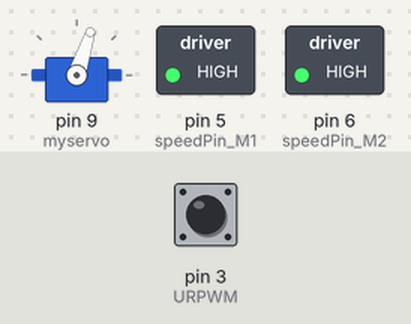
A sketch run on a simulated Arduino Uno, built with avr-gcc and run on an emulated ATmega328P. Parts: servo, switched loads named in the sketch (green lamp = pin HIGH). The inputs (shaded band) are chosen by the test bench; at power-on: pin 3 (URPWM) LOW. Pins used as bus, display or sensor lines are not drawn; what the sketch prints to the serial monitor is not drawn.

Above: at 2.2 s.
2.3 s: pin 3 (URPWM) pulsed HIGH 2 times (0.12 s each, 0.3 s apart)
At 4.1 s:
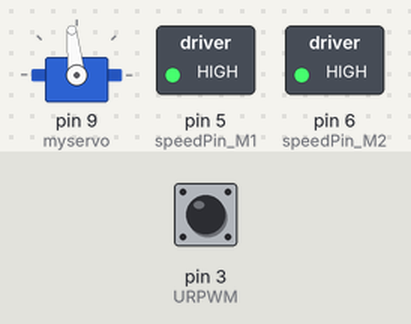
5.9 s: pin 3 (URPWM) pulsed HIGH 5 times (0.12 s each, 0.3 s apart)
At 7.9 s:
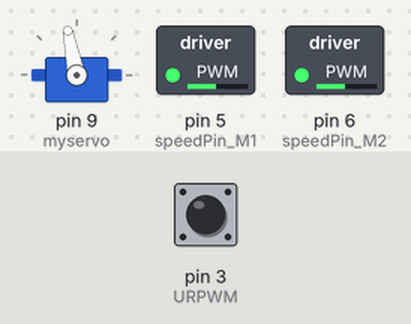
Timing chart, 0 to 17.9 s (numbered marks = the images above; inputs shaded):
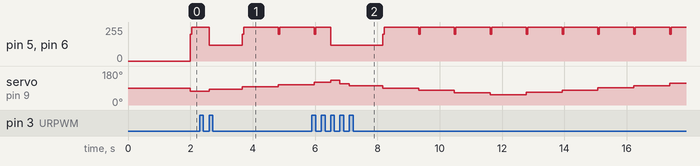

The sketch:

Labyrinthe.ino
```cpp
// (licence header left out)
/***********Notice and Troubleshooting***************
For help and info visit the wiki page for this product:
https://www.dfrobot.com/wiki/index.php?title=Basic_Kit_for_Cherokey_4WD_SKU:ROB0117
For any other problems, post on the DFRobot forum or email techsupport@dfrobot.com
****************************************************/
#include <Servo.h>
#include <Metro.h>

Metro measureDistance = Metro(50);
Metro sweepServo = Metro(20);

int speedPin_M1 = 5;     //M1 Speed Control
int speedPin_M2 = 6;     //M2 Speed Control
int directionPin_M1 = 4;     //M1 Direction Control
int directionPin_M2 = 7;     //M2 Direction Control
unsigned long actualDistance = 0;

Servo myservo;  // create servo object to control a servo
int pos = 60;
int sweepFlag = 1;

int URPWM = 3; // PWM Output 0－25000US，Every 50US represent 1cmk
int URTRIG = 10; // PWM trigger pin
uint8_t EnPwmCmd[4] = {0x44, 0x02, 0xbb, 0x01}; // distance measure command

void setup(){                                 // Serial initialization
  myservo.attach(9);
  Serial.begin(9600);                         // Sets the baud rate to 9600
  SensorSetup();
  delay(1000);
}

void loop() {
  if (measureDistance.check() == 1) {
    actualDistance = MeasureDistance();
//    Serial.println(actualDistance);
//    delay(100);
  }

  if (sweepServo.check() == 1) {
    servoSweep();
  }

  if (actualDistance <= 20) {             //alter this value to change sensor's sensitivity
    if (pos >= 90) {
      carBack(200, 200);
      Serial.println("carBack");
      delay(50);
      carTurnRight(255, 255);             //alter these values to change turn right speed
      Serial.println("carTurnRight");
      delay(100);
    } else {
      carBack(200, 200);                  //alter these values to change reverse speed
      Serial.println("carBack");
      delay(50);
      carTurnLeft(255, 255);              //alter these values to change turn left speed
      Serial.println("carTurnLeft");
      delay(100);
    }
  } else {
    carAdvance(120, 120);                 //alter these values to change forward speed
    Serial.println("carAdvance");
    delay(70);
  }
}

void SensorSetup() {
  pinMode(URTRIG, OUTPUT);                    // A low pull on pin COMP/TRIG
  digitalWrite(URTRIG, HIGH);                 // Set to HIGH
  pinMode(URPWM, INPUT);                      // Sending Enable PWM mode command
  for (int i = 0; i < 4; i++) {
    Serial.write(EnPwmCmd[i]);
  }
}

int MeasureDistance() { // a low pull on pin COMP/TRIG  triggering a sensor reading
  digitalWrite(URTRIG, LOW);
  digitalWrite(URTRIG, HIGH);               // reading Pin PWM will output pulses
  unsigned long distance = pulseIn(URPWM, LOW);
  if (distance == 1000) {          // the reading is invalid.
    Serial.print("Invalid");
  } else {
    distance = distance / 50;       // every 50us low level stands for 1cm
  }
  return distance;
}

void carStop() {                //  Motor Stop
  digitalWrite(speedPin_M2, 0);
  digitalWrite(directionPin_M1, LOW);
  digitalWrite(speedPin_M1, 0);
  digitalWrite(directionPin_M2, LOW);
}

void carBack(int leftSpeed, int rightSpeed) {       //Move backward
  analogWrite (speedPin_M2, leftSpeed);             //PWM Speed Control
  digitalWrite(directionPin_M1, LOW);              //set LOW to reverse or HIGH to advance
  analogWrite (speedPin_M1, rightSpeed);
  digitalWrite(directionPin_M2, HIGH);
}

void carAdvance(int leftSpeed, int rightSpeed) {     //Move forward
  analogWrite (speedPin_M2, leftSpeed);
  digitalWrite(directionPin_M1, HIGH);
  analogWrite (speedPin_M1, rightSpeed);
  digitalWrite(directionPin_M2, LOW);
}

void carTurnLeft(int leftSpeed, int rightSpeed) {           //Turn Left
  analogWrite (speedPin_M2, leftSpeed);
  digitalWrite(directionPin_M1, HIGH);
  analogWrite (speedPin_M1, rightSpeed);
  digitalWrite(directionPin_M2, HIGH);
}
void carTurnRight(int leftSpeed, int rightSpeed) {         //Turn Right
  analogWrite (speedPin_M2, leftSpeed);
  digitalWrite(directionPin_M1, LOW);
  analogWrite (speedPin_M1, rightSpeed);
  digitalWrite(directionPin_M2, LOW);
}

void servoSweep() {
  if (sweepFlag) {
    if (pos >= 55 && pos <= 125) {
      pos = pos + 12;                              // in steps of 1 degree
      myservo.write(pos);                         // tell servo to go to position in variable 'pos'
    }
    if (pos > 124){
    sweepFlag = false;
    pos=125;// assign the variable again
    }
  }
  else {
    if (pos >= 55 && pos <= 125) {
      pos = pos - 12;
      myservo.write(pos);
    }
    if (pos < 56){
    sweepFlag = true;
    pos=55;
    }
  }
}
```
